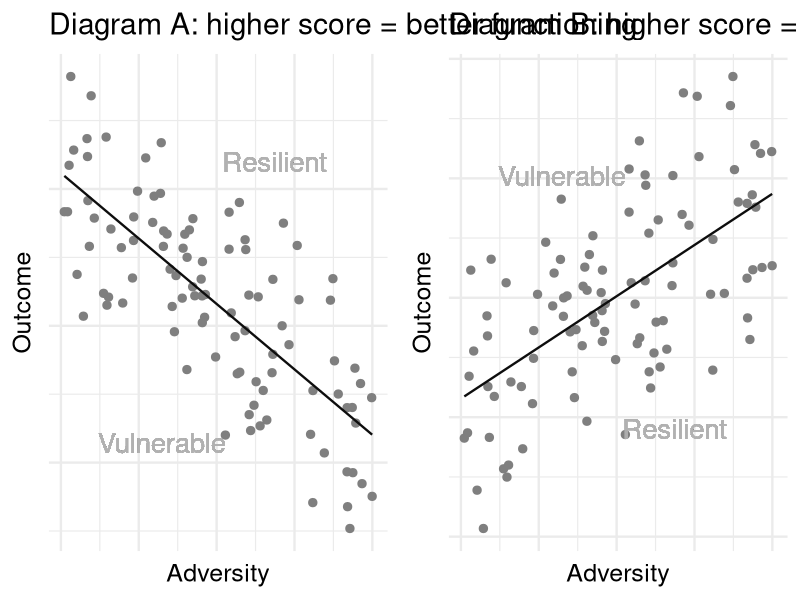

Reproduce this figure in R.
library(ggplot2)
library(dplyr)
library(gridExtra)
set.seed(13)

# Generate synthetic data
n <- 100
adversity <- runif(n, 0, 8)
noise <- rnorm(n, 0, 2)

# Schema A: Higher = better functioning (↓ with adversity)
outcome_A <- -0.8 * adversity + 8 + noise
df_A <- data.frame(adversity, outcome = outcome_A)

# Schema B: Higher = worse functioning (↑ with adversity)
outcome_B <- 0.8 * adversity + noise
df_B <- data.frame(adversity, outcome = outcome_B)

# Fit models
model_A <- lm(outcome ~ adversity, data = df_A)
model_B <- lm(outcome ~ adversity, data = df_B)

# Plot function
make_plot <- function(df, model, title, is_high_better) {
  x_range <- range(df$adversity)
  y_range <- range(df$outcome)
  
  plot <- ggplot(df, aes(x = adversity, y = outcome)) +
    geom_point(color = "grey50", size = 2.5) +
    geom_smooth(method = "lm", se = FALSE, color = "grey5", size=0.8) +
    labs(title = title, x = "Adversity", y = "Outcome") +
    theme_minimal(base_size = 18)+
    theme(
      axis.text.x = element_blank(),
      axis.text.y = element_blank(),
      
    )

  if(is_high_better){
    plot <- plot + geom_text(x=max(na.omit(df$adversity))-2.5,y=max(na.omit(df$outcome))-2.5,label="Resilient",alpha=0.2,color="grey70",size=7) + geom_text(x=min(na.omit(df$adversity))+2.5,y=min(na.omit(df$outcome))+2.5,label="Vulnerable",alpha=0.2,color="grey70",size=7)
  }
  else{
    plot <-  plot + geom_text(x=min(na.omit(df$adversity))+2.5,y=max(na.omit(df$outcome))-2.5,label="Vulnerable",alpha=0.2,color="grey70",size=7) + geom_text(x=max(na.omit(df$adversity))-2.5,y=min(na.omit(df$outcome))+2.5,label="Resilient",alpha=0.2,color="grey70",size=7)
  }
  
}

# Create both plots
plot_A <- make_plot(df_A, model_A, "Diagram A: higher score = better functioning", is_high_better = TRUE)

plot_B <- make_plot(df_B, model_B,
                    "Diagram B: higher score = worse functioning", is_high_better = FALSE)

grid.arrange(plot_A, plot_B, ncol = 2)
